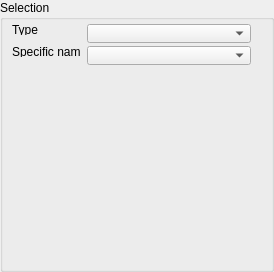
    <widget class="QGroupBox" name="IDC_OBJECT_GROUP">
      <property name="geometry">
        <rect>
          <x>6</x>
          <y>376</y>
          <width>274</width>
          <height>272</height>
        </rect>
      </property>
      <property name="title">
        <string>Selection</string>
      </property>
      <property name="visible">
        <bool>true</bool>
      </property>
      <property name="enabled">
        <bool>true</bool>
      </property>
      <property name="flat">
        <bool>false</bool>
      </property>
      <widget class="QLabel" name="IDC_STATIC_7">
        <property name="geometry">
          <rect>
            <x>12</x>
            <y>23</y>
            <width>44</width>
            <height>12</height>
          </rect>
        </property>
        <property name="text">
          <string>Type</string>
        </property>
        <property name="visible">
          <bool>true</bool>
        </property>
        <property name="enabled">
          <bool>true</bool>
        </property>
        <property name="alignment">
          <set>Qt::AlignLeft</set>
        </property>
      </widget>
      <widget class="QComboBox" name="IDC_COMBO_OBJTYPE">
        <property name="maxVisibleItems">
          <number>23</number>
        </property>
        <property name="geometry">
          <rect>
            <x>87</x>
            <y>24</y>
            <width>164</width>
            <height>19</height>
          </rect>
        </property>
        <property name="visible">
          <bool>true</bool>
        </property>
        <property name="enabled">
          <bool>true</bool>
        </property>
        <property name="editable">
          <bool>false</bool>
        </property>
      </widget>
      <widget class="QLabel" name="IDC_STATIC_8">
        <property name="geometry">
          <rect>
            <x>12</x>
            <y>45</y>
            <width>68</width>
            <height>12</height>
          </rect>
        </property>
        <property name="text">
          <string>Specific name</string>
        </property>
        <property name="visible">
          <bool>true</bool>
        </property>
        <property name="enabled">
          <bool>true</bool>
        </property>
        <property name="alignment">
          <set>Qt::AlignLeft</set>
        </property>
      </widget>
      <widget class="QComboBox" name="IDC_COMBO_OBJID">
        <property name="maxVisibleItems">
          <number>20</number>
        </property>
        <property name="geometry">
          <rect>
            <x>87</x>
            <y>46</y>
            <width>164</width>
            <height>19</height>
          </rect>
        </property>
        <property name="visible">
          <bool>true</bool>
        </property>
        <property name="enabled">
          <bool>true</bool>
        </property>
        <property name="editable">
          <bool>false</bool>
        </property>
      </widget>
      <widget class="QLabel" name="IDC_OBJ_PALETTE">
        <property name="geometry">
          <rect>
            <x>6</x>
            <y>71</y>
            <width>257</width>
            <height>199</height>
          </rect>
        </property>
        <property name="visible">
          <bool>true</bool>
        </property>
        <property name="enabled">
          <bool>true</bool>
        </property>
        <property name="alignment">
          <set>Qt::AlignHCenter</set>
        </property>
      </widget>
    </widget>
